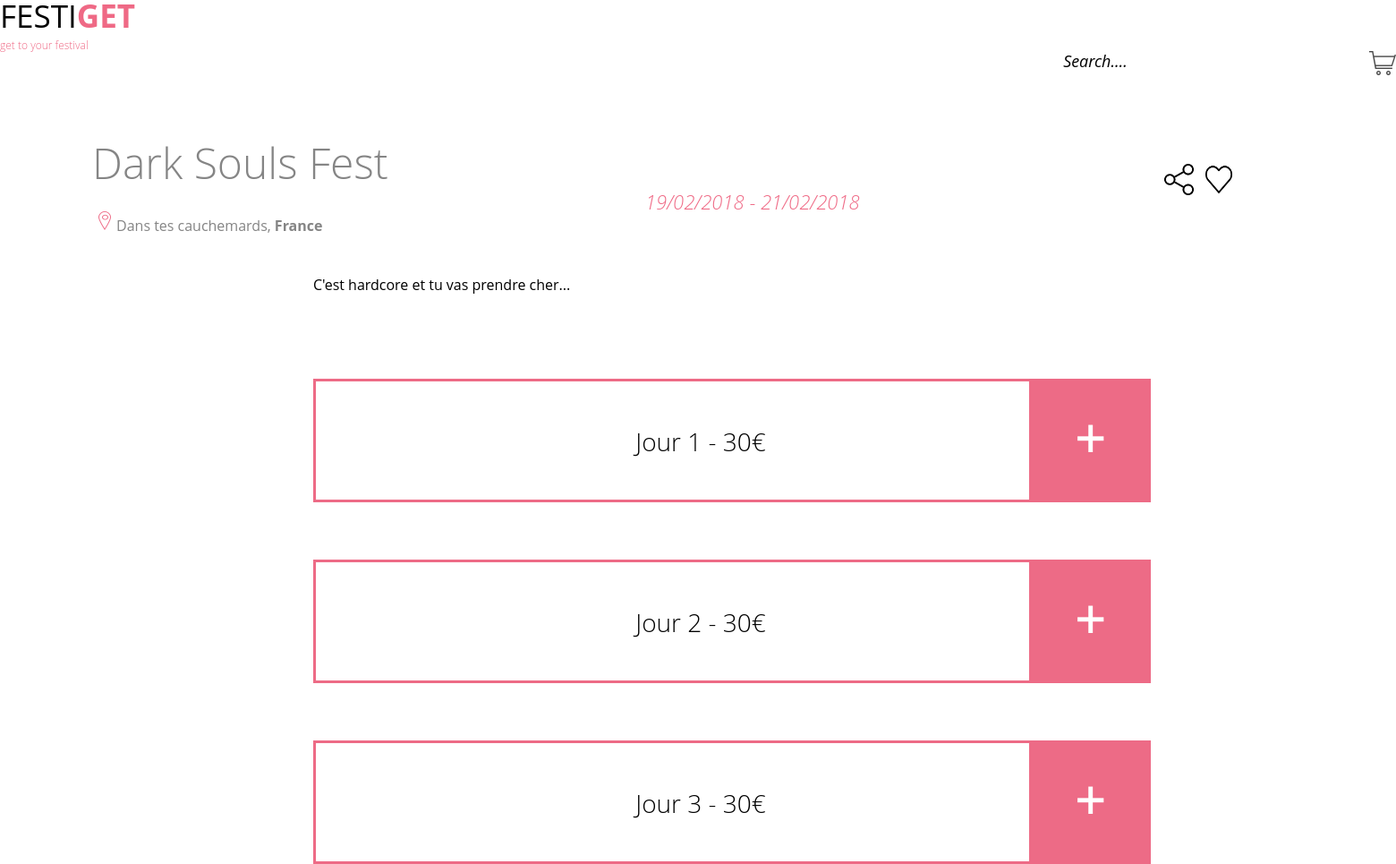
/product.php?id=2, run on the app's committed database.
### tables this page shows
CREATE TABLE `fest` (
  `id` int(11) NOT NULL AUTO_INCREMENT,
  `name` varchar(255) NOT NULL,
  `place` varchar(255) NOT NULL,
  `start` varchar(255) NOT NULL,
  `end` varchar(255) NOT NULL,
  `description` text NOT NULL,
  `ticket_count_d1` int(11) NOT NULL,
  `ticket_count_d2` int(11) NOT NULL,
  `ticket_count_d3` int(11) NOT NULL,
  `ticket_price_d1` int(11) NOT NULL,
  `ticket_price_d2` int(11) NOT NULL,
  `ticket_price_d3` int(11) NOT NULL,
  PRIMARY KEY (`id`),
  UNIQUE KEY `id` (`id`)
);

### product.php (the view, shortened to what this page needs)
<?php
require_once "connection.php";
$data_fetcher = $connection->prepare("
SELECT
  `id`,
  name,
  `place`,
  `start`,
  `end`,
  `description`,
  `ticket_count_d1`,
  `ticket_count_d2`,
  `ticket_count_d3`,
  `ticket_price_d1`,
  `ticket_price_d2`,
  `ticket_price_d3`
FROM
  `fest`");
$data_fetcher->execute();
$data = $data_fetcher->fetchAll();
$i = 0;
while (isset($data[$i])) {
    if ($data[$i]["id"] == $_GET["id"]) {
        $index = $i;
    }
    $i++;
}
?>
<!DOCTYPE html>
    <html>
    <head>
        <link rel="stylesheet" href="assets/css/product.css">
        <link rel="stylesheet" href="assets/css/reset.css">
    </head>
    <body>
         <header class="header">
             <div class="Container">
                 <section class="homePage">
                     <div class="headerLogo">
                         <h1 class="H1">FESTI<span class="getcolor">GET</span></h1>
                         <h2 class="H2">get to your festival</h2>
                     </div>
                     <div class="headerRechercher">
                         <img class="cadi" src="assets/img/cartcadi.png" alt="">
                         <h1 class="Rechercher">Search….</h1>
                     </div>
                     <div class="textNomFestival">
                         <p class="textPosition"><?php echo $data[$index]['name']; ?></p>
                         <div class="picto">
                             <img class="share" src="assets/img/share.png" alt="">
                             <img class="heart" src="assets/img/heart.png" alt="">
                         </div>
                     </div>
                     <div class="textDate">
                         <p class="textPosition2"><?php echo $data[$index]['start'] . " - " . $data[$index]['end'] ?></p>
                     </div>
                     <div class="textLieu">
                         <div class="Pin">
                             <img class="pinPosition" src="assets/img/pin.png" alt="">
                         </div>
                         <p class="textPosition3"><?php echo $data[$index]['place'] ?>, <span class="franceBold">France</span></p>
                     </div>
                     <div class="description_container">
                         <p class="decription" style="margin-left: 350px; margin-top: 50px; font-family: 'Open Sans';"><?php echo $data[$index]["description"] ?></p>
                     </div>
                     <div class="rectangle">
                         <div class="button_day" style="<?php if ($data[$index]['ticket_count_d1'] == -1) {echo "display: none";} ?>">
                             <div class="rectangleRose">
                                 <p class="festival27F">Jour 1 <?php if ($data[$index]['ticket_count_d1'] != -1) {echo " - " . $data[$index]["ticket_price_d1"] . "€";} ?></p>
                             </div>
                             <div class="carreRose">
                                 <img class="plus" src="assets/img/plus.png" alt="">
                             </div>
                         </div>
                         <div class="button_day" style="<?php if ($data[$index]['ticket_count_d2'] == -1) {echo "display: none";} ?>">
                             <div class="rectangleRose2">
                                <p class="festival27F">Jour 2 <?php if ($data[$index]['ticket_count_d2'] != -1) {echo " - " . $data[$index]["ticket_price_d2"] . "€";} ?></p>
                             </div>
                             <div class="carreRose">
                                 <img class="plus" src="assets/img/plus.png" alt="">
                         </div>
                         </div>
                         <div class="button_day" style="<?php if ($data[$index]['ticket_count_d3'] == -1) {echo "display: none";} ?>">
                             <div class="rectangleRose3">
                                 <p class="festival27F">Jour 3 <?php if ($data[$index]['ticket_count_d3'] != -1) {echo " - " . $data[$index]["ticket_price_d3"] . "€";} ?></p>
                             </div>
                             <div class="carreRose">
                                 <img class="plus" src="assets/img/plus.png" alt="">
                             </div>
                         </div>
                     </div>
                 </section>
             </div>
         </header>
    </body>
</html>

### assets/css/product.css (style rules this page uses)
.homePage { width: 98vw; height: 100vh; position: relative; font-family: "Open Sans"; }
.H1 { font-size: 35px; margin-bottom: 10px; }
.getcolor { color: #EF6985; font-weight: bold; }
.H2 { font-weight: lighter; font-size: 12px; color: #EF6985; }
.Rechercher { position: relative; text-align: right; margin-top: -43px; font-size: 18px; font-style: italic; margin-right: 269px; }
.cadi { position: relative; margin-left: 1530px; width: 30px; height: 27px; }
.textNomFestival { font-family: "Open sans"; font-size: 48px; font-weight: lighter; color: #858585; }
.textPosition { margin-left: 103px; margin-top: 81px; }
.picto { margin-left: 1300px; margin-top: -30px; }
.share { position: relative; height: 35px; width: 35px; }
.heart { position: relative; height: 35px; width: 30px; }
.textDate { font-family: "Open sans"; font-size: 22px; font-weight: lighter; font-style: italic; }
.textPosition2 { margin-left: 721px; margin-top: -10px; color: #EF6985; }
.textLieu { font-family: "Open sans"; }
.pinPosition { margin-left: 110px; }
.textPosition3 { margin-left: 130px; margin-top: -15px; color: #858585; }
.franceBold { font-family: "Open sans"; font-weight: bold; }
.rectangleRose { margin-top: 97px; width: 930px; height: 132px; border: 3px solid #ED6B86; margin-left: 350px; }
.festival27F { position: relative; font-family: "Open sans"; font-weight: lighter; text-align: center; font-size: 28px; margin-top: 53px; margin-left: -70px; }
.carreRose { position: relative; width: 136px; height: 132px; background-color: #ED6B86; margin-top: -135px; margin-left: 1150px; }
.rectangleRose2 { margin-top: 67px; margin-left: 350px; width: 930px; height: 132px; border: 3px solid #ED6B86; }
.plus { margin-top: 48px; margin-left: 54px; }
.rectangleRose3 { margin-top: 67px; margin-left: 350px; width: 930px; height: 132px; border: 3px solid #ED6B86; }

### data on the page
fest: name "Dark Souls Fest", start "19/02/2018", end "21/02/2018", place "Dans tes cauchemards", description "C'est hardcore et tu vas prendre cher...", ticket_price_d1 "30", ticket_price_d2 "30", ticket_price_d3 "30"
